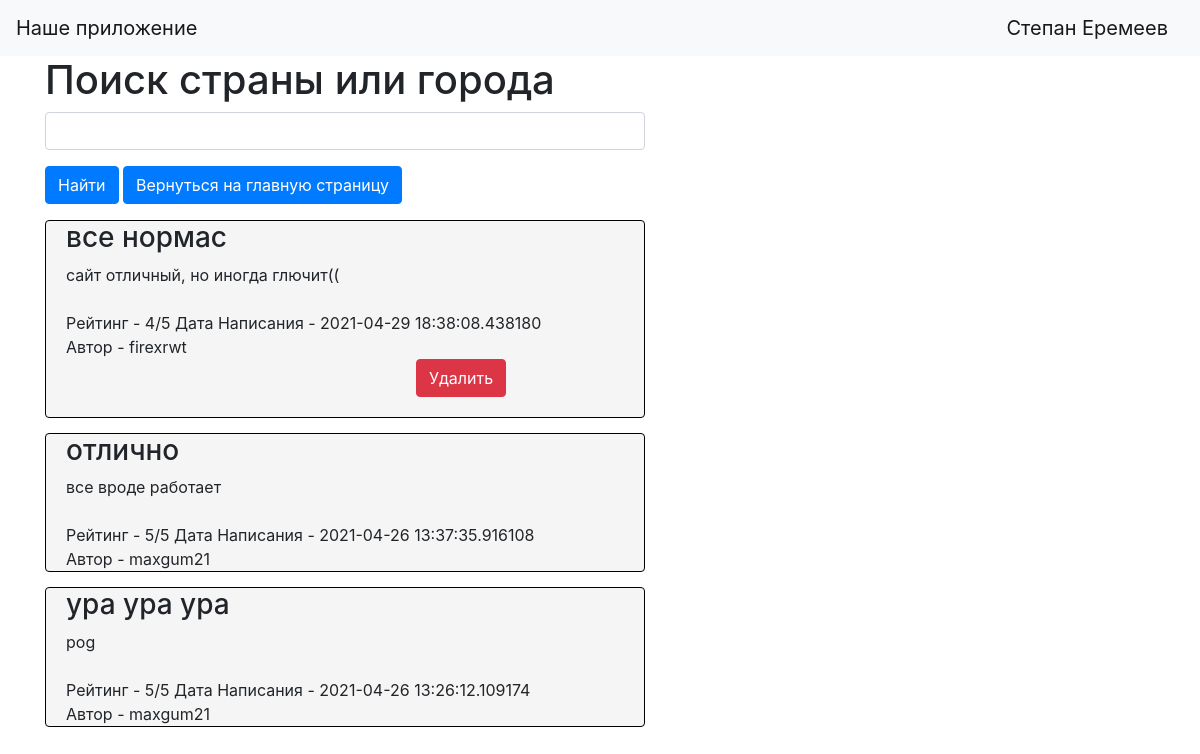
The page /map_compiler (signed in) on the database its author committed.
### review_db/data/users.py (models this page shows, shortened)
class User(SqlAlchemyBase, UserMixin, SerializerMixin):
    __tablename__ = 'users'
    id = sql.Column(sql.Integer, autoincrement=True, primary_key=True)
    nickname = sql.Column(sql.String, unique=True, nullable=True)
    email = sql.Column(sql.String, unique=True, index=True, nullable=True)
    name = sql.Column(sql.String, nullable=True)
    hash_password = sql.Column(sql.String, nullable=True)
    comment = orm.relation('Rating', back_populates='user')

### review_db/data/ratings.py (models this page shows, shortened)
class Rating(SqlAlchemyBase, UserMixin, SerializerMixin):
    __tablename__ = 'comments'
    id = sql.Column(sql.Integer, autoincrement=True, primary_key=True)
    comment_top = sql.Column(sql.String, nullable=True)
    comment_bottom = sql.Column(sql.String, nullable=True)
    rating = sql.Column(sql.Integer, nullable=False)
    post_date = sql.Column(sql.DateTime, default=datetime.datetime)
    creator = sql.Column(sql.Integer, sql.ForeignKey("users.id"))
    user = orm.relation('User')

### main.py (the view, shortened to what this page needs)
@app.route('/map_compiler', methods=['POST', 'GET'])
def map_compiler():
    form = _MapForms.MapForm()
    country_name = form.country.data
    session = review_session.create_session()
    img_src = None
    message = ''
    flag = False
    comms = list(session.query(ratings.Rating).all())[::-1]
    if form.return_to_main.data:
        return redirect(url_for('main_page'))
    return render_template('map_compiler.html', form=form, title='Поиск страны', flag=flag, img_src=img_src,
                           comments=comms, message=message)

### review_db/data/_MapForms.py
class MapForm(FlaskForm):
    country = StringField('Какую страну вы бы хотели увидеть?')
    submit = SubmitField('Найти')
    return_to_main = SubmitField('Вернуться на главную страницу')

### main.py (called while the page is built)
@log_manager.user_loader
def load_user(user_id):
    db_sess = review_session.create_session()
    return db_sess.query(users.User).get(user_id)

### review_db/data/review_session.py (called while the page is built)
def create_session() -> Session:
    global __factory
    return __factory()

### templates/map_compiler.html (shortened to what this page needs)
{% extends "base.html" %}
{% block content %}
<h1>Поиск страны или города</h1>
<form action="" method="post">
    <p>
        {{ form.country(class="form-control search_bar") }}
    </p>
    <p>
        {{ form.submit(type="submit", class="btn btn-primary") }}
        {{ form.return_to_main(type="submit", class="btn btn-primary") }}
    </p>
    <p>
        {% for item in comments %}
            <div class="col-md6 border rounded">
                <h3 class="comment-offset">{{item.comment_top}}</h3>
                <div class="comment-offset">
                    {{item.comment_bottom}}
                </div> <br>
                <div class="comment-offset">
                    Рейтинг - {{item.rating}}/5 Дата Написания - {{item.post_date}} <br>
                    Автор - {{item.user.nickname}}
                </div>
                {% if current_user.is_authenticated and current_user == item.user %}
                    <div>
                        <a href="/comment_delete/{{ item.id }}" class="btn btn-danger del_btn">
                            Удалить
                        </a>
                    </div>
                {% endif %}
            </div>
        {% endfor %}
    </p>
</form>
{% endblock %}

### templates/base.html (shortened to what this page needs)
<HTML>
    <HEAD>
        <link rel="stylesheet" href="https://stackpath.bootstrapcdn.com/bootstrap/4.3.1/css/bootstrap.min.css"
>
		<link rel="stylesheet" href="../../static/css/style.css">
    </HEAD>
<BODY>
    <header>
        <nav class="navbar navbar-light bg-light">
            <a class="navbar-brand" href="#">Наше приложение</a>
            {% if current_user.is_authenticated %}
                <a class="navbar-brand" href="/logout">{{ current_user.name }}</a>
            {% else %}
                <p>
                    <a class="btn btn-primary " href="/register">Зарегистрироваться</a>
                    <a class="btn btn-success" href="/login">Войти</a>
                </p>
            {% endif %}
        </nav>
    </header>
    <main role="main" class="container">
    {% block content %}{% endblock %}
     </main>
</BODY>
</HTML>

### static/css/style.css (style rules this page uses)
.col-md6 { margin-top: 15px; width: 600px; background-color: #F5F5F5; }
.border { border-left: 1px solid black!important; border-right: 1px solid black!important; border-top: 1px solid black!important; border-bottom: 1px solid black!important; }
.comment-offset { margin-left: 20px; max-width: 580px; text-overflow: ellipsis; word-break:break-all; }
.search_bar { width: 600px; }
.del_btn { margin-left:370px; margin-bottom:20px; }

### rows shown on the page
User: name "Степан Еремеев"
Rating: comment_top "все нормас", comment_bottom "сайт отличный, но иногда глючит((", rating "4", post_date "2021-04-29 18:38:08.438180", user.nickname "firexrwt"
Rating: comment_top "отлично", comment_bottom "все вроде работает", rating "5", post_date "2021-04-26 13:37:35.916108", user.nickname "maxgum21"
Rating: comment_top "ура ура ура", comment_bottom "pog", rating "5", post_date "2021-04-26 13:26:12.109174", user.nickname "maxgum21"
